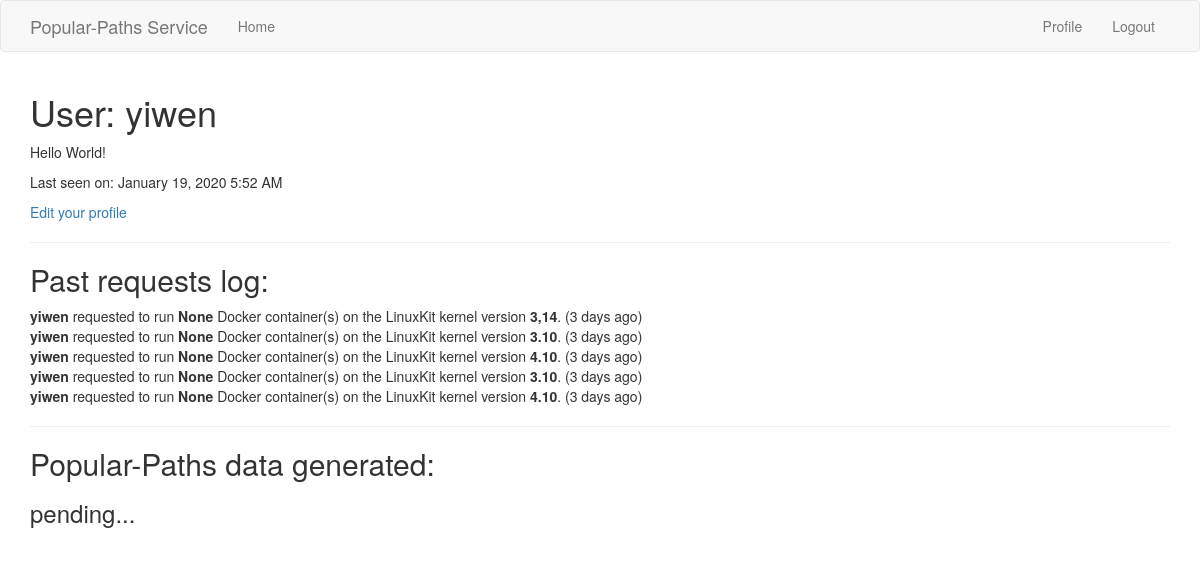
The page /user/yiwen (signed in) on the database as committed earlier.
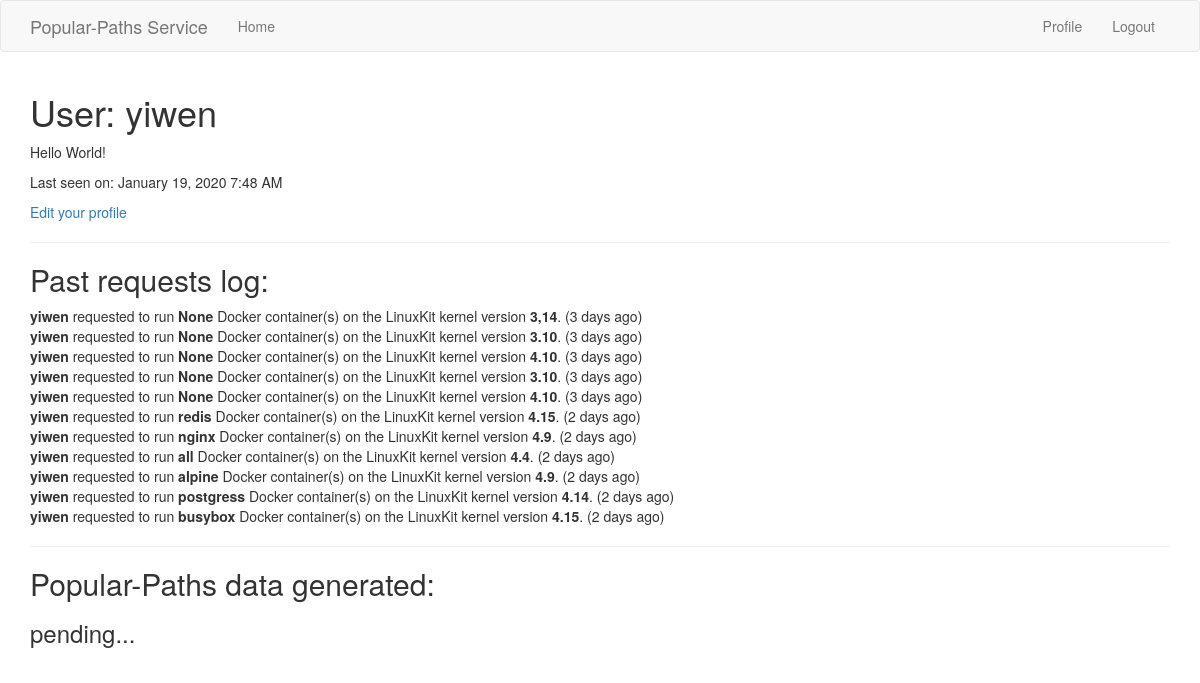
The same page on the database as committed later.
### app/models.py (models this page shows, shortened)
class User(UserMixin, db.Model):
    id = db.Column(db.Integer, primary_key=True)
    username = db.Column(db.String(64), index=True, unique=True)
    email = db.Column(db.String(120), index=True, unique=True)
    password_hash = db.Column(db.String(128))
    posts = db.relationship('Post', backref='author', lazy='dynamic')
    task = db.relationship('Task', backref='user', lazy='dynamic')
    about_me = db.Column(db.String(140))
    last_seen = db.Column(db.DateTime, default=datetime.utcnow)
    def get_all_posts(self):
        return Post.query.filter_by(user_id=self.id).all()

class Post(db.Model):
    id = db.Column(db.Integer, primary_key=True)
    body = db.Column(db.String(140))
    kernel_version = db.Column(db.String(100))
    container = db.Column(db.String(100))
    timestamp = db.Column(db.DateTime, index=True, default=datetime.utcnow)
    user_id = db.Column(db.Integer, db.ForeignKey('user.id'))

### app/routes.py (the view)
@app.route('/user/<username>')
@login_required
def user(username):
    user = User.query.filter_by(username=username).first_or_404()
    posts = current_user.get_all_posts()
    return render_template('user.html', user=user, posts=posts)

### app/models.py (called while the page is built)
@login.user_loader
def load_user(id):
    return User.query.get(int(id))

### app/routes.py (called while the page is built)
@app.before_request
def before_request():
    if current_user.is_authenticated:
        current_user.last_seen = datetime.utcnow()
        db.session.commit()

### app/templates/user.html
{% extends "base.html" %}
{% block app_content %}
    <h1>User: {{ user.username }}</h1>
    {% if user.about_me %}<p>{{ user.about_me }}</p>{% endif %}
    {% if user.last_seen %}<p>Last seen on: {{ moment(user.last_seen).format('LLL') }}</p>{% endif %}
    {% if user == current_user %}
    <p><a href="{{ url_for('edit_profile') }}">Edit your profile</a></p>
    {% endif %}
    <hr>
    <h2>Past requests log:</h2>
    {% for post in posts %}
        {% include '_post.html' %}
    {% endfor %}
    <hr>
    <h2> Popular-Paths data generated:</h2>
    <h3> pending...</h3>
{% endblock %}

### app/templates/_post.html
    <table>
        <tr valign="top">
            <td><b>{{ post.author.username }}</b> requested to run <b>{{ post.container }}</b> Docker container(s) on the LinuxKit kernel version <b>{{ post.kernel_version}}</b>.   ({{ moment(post.timestamp).fromNow() }})</td>
        </tr>
    </table>

Rows that differ between the two databases and show on the page:
changed User "yiwen": last_seen "January 19, 2020 5:52 AM" → "January 19, 2020 7:48 AM"
added Post: author.username "yiwen", container "redis", kernel_version "4.15", timestamp "2 days ago"
added Post: author.username "yiwen", container "nginx", kernel_version "4.9", timestamp "2 days ago"
added Post: author.username "yiwen", container "all", kernel_version "4.4", timestamp "2 days ago"
added Post: author.username "yiwen", container "alpine", kernel_version "4.9", timestamp "2 days ago"
added Post: author.username "yiwen", container "postgress", kernel_version "4.14", timestamp "2 days ago"
added Post: author.username "yiwen", container "busybox", kernel_version "4.15", timestamp "2 days ago"
